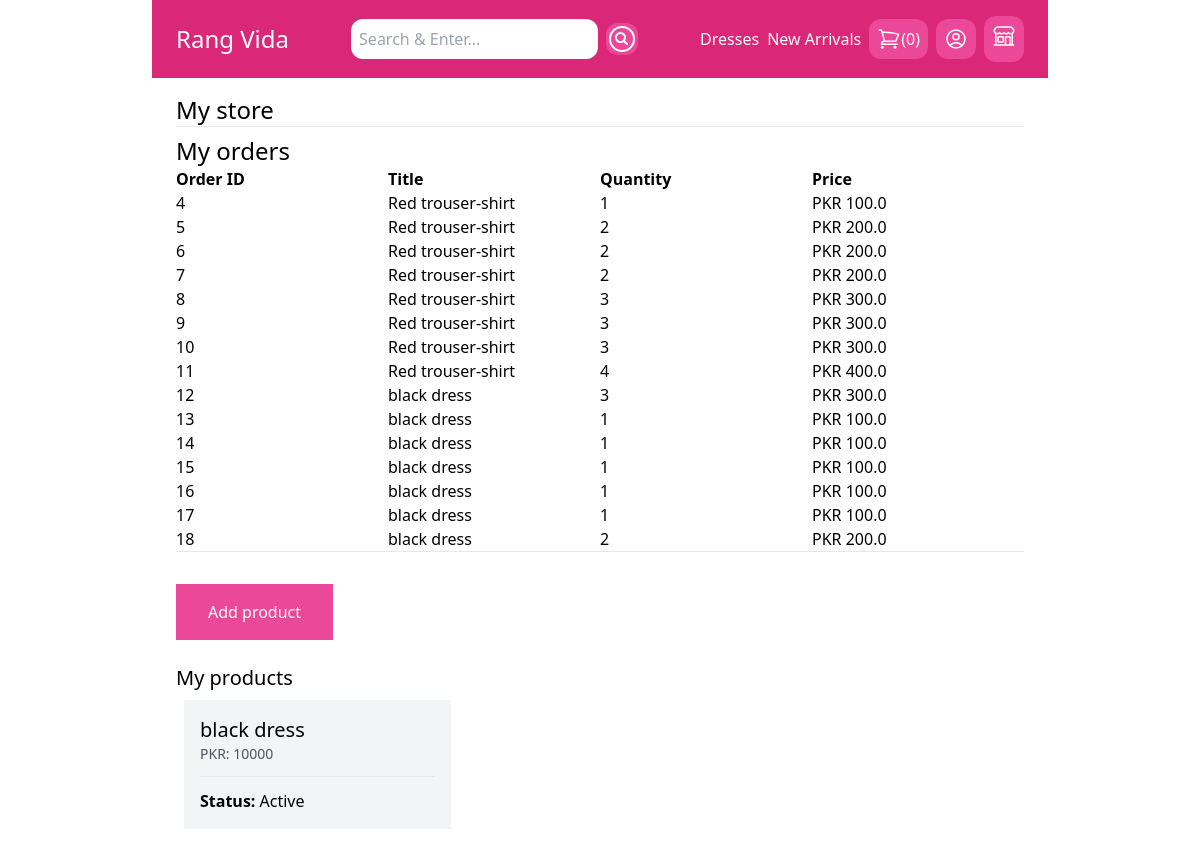
/my-store/ (signed in), run on the app's committed database.
### store/models.py (models this page shows, shortened)
class Category(models.Model):
    title = models.CharField(max_length=50)
    slug = models.SlugField(max_length=50)
    class Meta:
        verbose_name_plural = 'Categories'

class OrderItem(models.Model):
    order = models.ForeignKey('Order', related_name='items', on_delete=models.CASCADE)
    product = models.ForeignKey('Product', related_name='items', on_delete=models.CASCADE)
    price = models.IntegerField()
    quantity = models.IntegerField(default=1)
    def get_display_price(self):
        return self.price / 100

class Order(models.Model):
    created_by = models.ForeignKey(User, related_name= 'orders', on_delete=models.PROTECT, blank=True)
    created_at = models.DateTimeField(auto_now_add=True)
    first_name = models.CharField(max_length=255)
    last_name = models.CharField(max_length=255)
    address = models.CharField(max_length=255)
    city = models.CharField(max_length=255)
    zip_code = models.CharField(max_length=255)
    total_cost = models.IntegerField(default=0)
    paid_amount = models.IntegerField(blank=True, null=True)
    is_paid = models.BooleanField(default=False)
    payment_intent = models.CharField(max_length=255)

class Product(models.Model):
    DRAFT = 'draft'
    AWAITING_APPROVAL = 'Waiting approval'
    ACTIVE = 'active'
    DELETED = 'deleted'
    STATUS_CHOICES = ((DRAFT, 'Draft'),
                      (AWAITING_APPROVAL,'Awaiting approval'),
                      (ACTIVE, 'Active'),
                      (DELETED, 'Deleted')
    )
    status = models.CharField(max_length=50, choices=STATUS_CHOICES, default=ACTIVE)
    user = models.ForeignKey(User, related_name='products', on_delete=models.CASCADE)
    category = models.ForeignKey(Category, related_name='products', on_delete=models.CASCADE)
    title = models.CharField(max_length=50)
    slug = models.SlugField(max_length=50)
    description = models.TextField(blank=True)
    price = models.IntegerField()
    image = models.ImageField(upload_to='uploads/product_images/', blank=True, null=True)
    thumbnail = models.ImageField(upload_to='uploads/product_images/thumbnail', blank=True, null=True)
    created_at = models.DateTimeField(auto_now_add=True)
    updated_at = models.DateTimeField(auto_now=True)
    class Meta:
        ordering = ('-created_at',)
    def get_display_price(self):
        return self.price

### userprofile/views.py (the view)
# urls.py: path('my-store/', views.my_store, name='my_store'),
@login_required
def my_store(request):
    products = request.user.products.exclude(status=Product.DELETED)
    order_items = OrderItem.objects.filter(product__user=request.user)
    return render(request, 'userprofile/my_store.html', {
        'products': products,
        'order_items': order_items,
})

### store/cart.py (called while the page is built)
    def __len__(self):
        return sum(item['quantity'] for item in self.cart.values())

### store/context_processors.py (called while the page is built)
def cart(request):
    return {'cart': Cart(request)}

### store/templatetags/menu.py (called while the page is built)
@register.inclusion_tag('core/menu.html')
def menu():
    categories = Category.objects.all()
    return {'categories': categories}

### userprofile/templates/userprofile/my_store.html (shortened to what this page needs)
  {% extends 'core/base.html' %}
  {% block content %}
     <h1  class="text-2xl">My store</h1>
    <hr>
    <h2 class="mt-2 text-2xl">My orders</h2>
    <div class="flex flex-wrap">
         <div class="w-1/4">
            <strong>Order ID</strong>
         </div>
         <div class="w-1/4">
            <strong>Title</strong>
         </div>
         <div class="w-1/4">
            <strong>Quantity</strong>
         </div>
        <div class="w-1/4">
            <strong>Price</strong>
        </div>
    </div>
    {% for order_item in order_items %}
        <div class="flex flex-wrap">
            <div class="w-1/4">
                <a href="{% url 'my_store_order_details' order_item.order.id %}">{{ order_item.order.id }}</a>
            </div>
            <div class="w-1/4">
                {{ order_item.product.title }}
            </div>
            <div class="w-1/4">
                {{ order_item.quantity}}
            </div>
            <div class="w-1/4">
                PKR {{ order_item.get_display_price }}
             </div>
        </div>
    {% endfor %}
    <hr>
     <a href="{% url 'add_product' %}" class=" mt-8 inline-block py-4 px-8 bg-pink-500 text-white">Add product</a>
     <h2 class=" mt-6 text-xl">My products</h2>
     {% if products %}
            <div class="flex flex-wrap">
       {% for product in products %}
            <div class="product w-1/3 p-2">
                <div class="p-4 bg-gray-100">
                    <a href="{% url 'edit_product' product.id %}">
                        <h2 class="text-xl">{{ product.title }}</h2>
                        <p class="text-sm text-gray-600">PKR: {{ product.get_display_price }}</p>
                        <hr class="my-3">
                        <p><strong>Status: </strong>{{ product.get_status_display }}</p>
                    </a>
                </div>
            </div>
       {% endfor %}
   </div>
     {% else %}
        <p class="inline-block mt-2 py-1 px-4 bg-gray-200 text-xs">You don't have any products yet...</p>
     {% endif %}
  {% endblock %}

### core/Templates/Core/menu.html (shortened to what this page needs)
{% for category in categories %}
    <a href="{% url 'category_detail' category.slug %}" class="text-white">{{ category.title }}</a>
{% endfor %}

### data on the page
Category: title "Dresses"
Category: title "New Arrivals"
OrderItem: order.id "4", product "Red trouser-shirt", quantity "1", get_display_price "100.0"
OrderItem: order.id "5", product "Red trouser-shirt", quantity "2", get_display_price "200.0"
OrderItem: order.id "6", product "Red trouser-shirt", quantity "2", get_display_price "200.0"
OrderItem: order.id "7", product "Red trouser-shirt", quantity "2", get_display_price "200.0"
OrderItem: order.id "8", product "Red trouser-shirt", quantity "3", get_display_price "300.0"
OrderItem: order.id "9", product "Red trouser-shirt", quantity "3", get_display_price "300.0"
OrderItem: order.id "10", product "Red trouser-shirt", quantity "3", get_display_price "300.0"
OrderItem: order.id "11", product "Red trouser-shirt", quantity "4", get_display_price "400.0"
OrderItem: order.id "12", product "black dress", quantity "3", get_display_price "300.0"
OrderItem: order.id "13", product "black dress", quantity "1", get_display_price "100.0"
OrderItem: order.id "14", product "black dress", quantity "1", get_display_price "100.0"
OrderItem: order.id "15", product "black dress", quantity "1", get_display_price "100.0"
OrderItem: order.id "16", product "black dress", quantity "1", get_display_price "100.0"
OrderItem: order.id "17", product "black dress", quantity "1", get_display_price "100.0"
OrderItem: order.id "18", product "black dress", quantity "2", get_display_price "200.0"
Product: title "black dress", get_display_price "10000", status "Active"

### other printed values
{{ cart|length }} "0"
